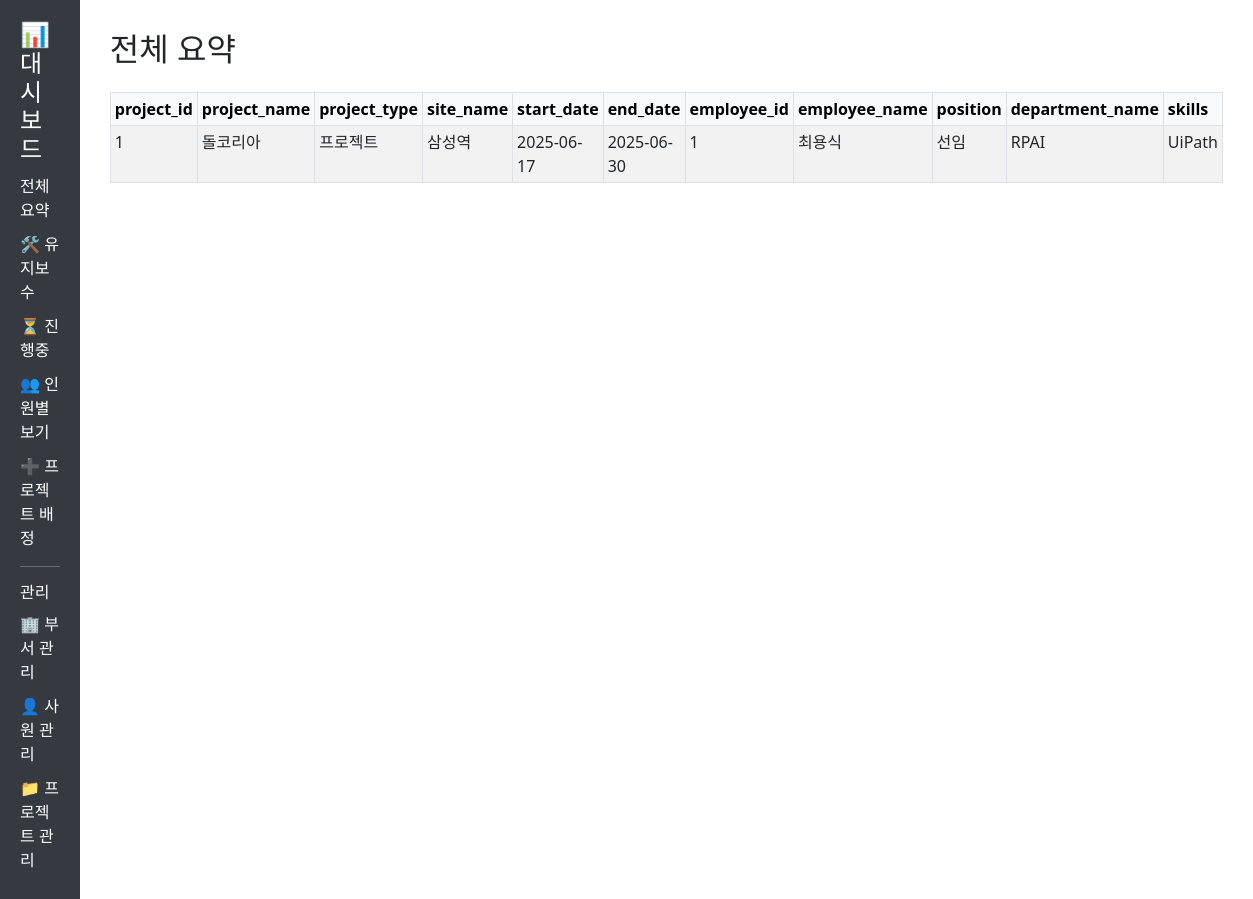
The page / on the database its author committed.
### tables this page shows
CREATE TABLE projects (
            project_id INTEGER PRIMARY KEY AUTOINCREMENT,
            name TEXT NOT NULL,
            type_id INTEGER,
            location TEXT,
            start_date TEXT,
            end_date TEXT,
            FOREIGN KEY (type_id) REFERENCES project_type(type_id)
        );

CREATE TABLE project_type (
            type_id INTEGER PRIMARY KEY AUTOINCREMENT,
            type_name TEXT NOT NULL
        );

CREATE TABLE employees (
            employee_id INTEGER PRIMARY KEY AUTOINCREMENT,
            name TEXT NOT NULL,
            position TEXT,
            department_id INTEGER,
            skills TEXT,
            FOREIGN KEY (department_id) REFERENCES departments(department_id)
        );

CREATE TABLE departments (
            department_id INTEGER PRIMARY KEY AUTOINCREMENT,
            name TEXT NOT NULL
        );

### dashboard/app.py (the view)
@app.route("/")
def home():
    try:
        data = get_all_summary()
        return render_template("dashboard.html", title="전체 요약", data=data)
    except Exception as e:
        flash(f"데이터를 불러오는 중 오류가 발생했습니다: {str(e)}", "danger")
        return render_template("dashboard.html", title="전체 요약", data=pd.DataFrame())

### dashboard/query.py (called while the page is built)
def get_connection():
    conn = sqlite3.connect(DB_PATH)
    conn.row_factory = sqlite3.Row  # 컬럼명을 딕셔너리 형태로 접근 가능하게 설정
    return conn

def get_all_summary():
    conn = get_connection()
    df = pd.read_sql_query("SELECT * FROM vw_dashboard_summary", conn)
    conn.close()
    return df

### dashboard/templates/dashboard.html (shortened to what this page needs)
<!DOCTYPE html>
<html>
<head>
    <link rel="stylesheet" href="https://cdn.jsdelivr.net/npm/bootstrap@5.3.0/dist/css/bootstrap.min.css">
</head>
<body>
    <div class="sidebar">
        <h4>📊 대시보드</h4>
        <a href="/">전체 요약</a>
        <a href="/maintenance">🛠 유지보수</a>
        <a href="/ongoing">⏳ 진행중</a>
        <a href="/assignment">👥 인원별 보기</a>
        <a href="/assignment/add">➕ 프로젝트 배정</a>
        <hr>
        <h6>관리</h6>
        <a href="/departments">🏢 부서 관리</a>
        <a href="/employees">👤 사원 관리</a>
        <a href="/projects">📁 프로젝트 관리</a>
    </div>
    <div class="content">
        <h2>{{ title }}</h2>
        {% if data.empty %}
        <p class="text-muted">데이터가 없습니다.</p>
        {% else %}
        <div class="table-container mt-4">
            <table class="table table-bordered table-striped table-sm">
                <thead class="table-light">
                    <tr>
                        {% for col in data.columns %}
                        <th>{{ col }}</th>
                        {% endfor %}
                    </tr>
                </thead>
                <tbody>
                    {% for row in data.values %}
                    <tr>
                        {% for cell in row %}
                        <td>{{ cell }}</td>
                        {% endfor %}
                    </tr>
                    {% endfor %}
                </tbody>
            </table>
        </div>
        {% endif %}
    </div>
</body>
</html>

### dashboard/templates/dashboard.html (style rules this page uses)
body { display: flex; }
.sidebar { width: 220px; background-color: #343a40; min-height: 100vh; padding: 20px; color: white; }
.sidebar a { color: #ffffff; text-decoration: none; display: block; margin: 10px 0; }
.content { flex-grow: 1; padding: 30px; }
.table-container { overflow-x: auto; }

### rows shown on the page
projects: name "돌코리아", location "삼성역", start_date "2025-06-17", end_date "2025-06-30"
project_type: type_name "프로젝트"
employees: name "최용식", position "선임", skills "UiPath"
departments: name "RPAI"

### other values the page prints
{{ title }} "전체 요약"
{{ col }} "project_id" "project_name" "project_type" "site_name" "start_date" "end_date" "employee_id" "employee_name" "position" "department_name" "skills"
{{ cell }} "1" "1"
